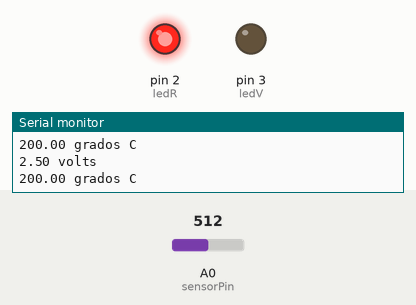
The sketch below on a simulated Arduino Uno, built with avr-gcc and run on an emulated ATmega328P. On the bench: output pins drawn as LEDs (lit = HIGH), the last lines printed to the serial monitor. The test bench sets the inputs (shaded band); at power-on: A0 (sensorPin) = 512.

Above: at 1.2 s.
1.3 s: A0 (sensorPin) set to 158
2.8 s: A0 (sensorPin) set to 135
At 3.3 s:
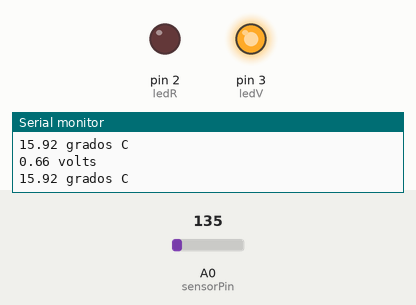
4.5 s: A0 (sensorPin) set to 306
At 5.7 s:
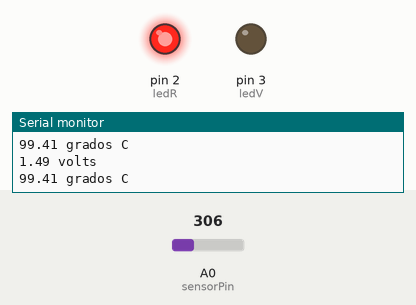
6.0 s: A0 (sensorPin) set to 122
At 7.3 s:
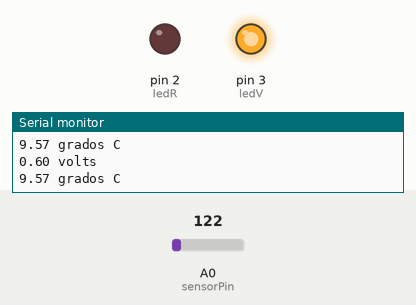
Timing chart, 0 to 8.5 s (numbered marks = the images above; inputs shaded):
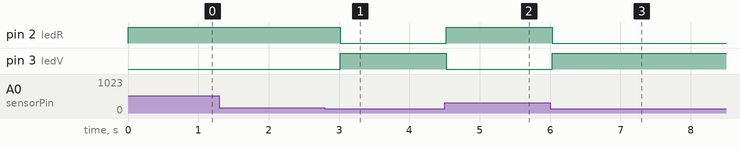

Measured:
- the behaviour switches between 145 and 144 on A0 (sensorPin) (found by bisection; images 0 and 1)
- after the input at 2.8 s, pin 2 (ledR): HIGH → LOW after 0.21 s; pin 3 (ledV): LOW → HIGH after 0.21 s
- after the input at 4.5 s, pin 2 (ledR): LOW → HIGH at once; pin 3 (ledV): HIGH → LOW at once
- after the input at 6.0 s, pin 2 (ledR): HIGH → LOW at once; pin 3 (ledV): LOW → HIGH at once

The sketch:

termometro_2.ino
```cpp
// Especifica la entrada en la que el sensor se encuentra conectado
int sensorPin = 0;

int ledR = 2; // LED Rojo
int ledV = 3; // LED Verde

float temperaturaMin = 20.5;

void setup() {
  Serial.begin(9600);

  // Se especifica que los pines ledR y ledV (2, 3) son salidas
  pinMode(ledR, OUTPUT);
  pinMode(ledV, OUTPUT);
}

void loop() {
  // Obtiene la lectura de la entrada analogica
  int lectura = analogRead(sensorPin);

  // Convierte la lectura a voltage
  float voltaje = lectura * 5.0;
  voltaje /= 1024.0;

  // Imprime al serial el voltaje
  Serial.print(voltaje);
  Serial.println(" volts");

  // Convierte el voltaje a temperatura
  float temperatura = (voltaje - 0.5) * 100;

  // Imprime la temperatura
  Serial.print(temperatura);
  Serial.println(" grados C");

  Serial.println();

  // Especificamos la temperatura a la que los LEDs rojo y verde
  // se deberian encender y apagar
  if (temperatura < temperaturaMin) {
    digitalWrite(ledR, LOW);
    digitalWrite(ledV, HIGH);
  }
  else {
    digitalWrite(ledR, HIGH);
    digitalWrite(ledV, LOW);
  }

  // Espera por un segundo
  delay(250);
}
```
